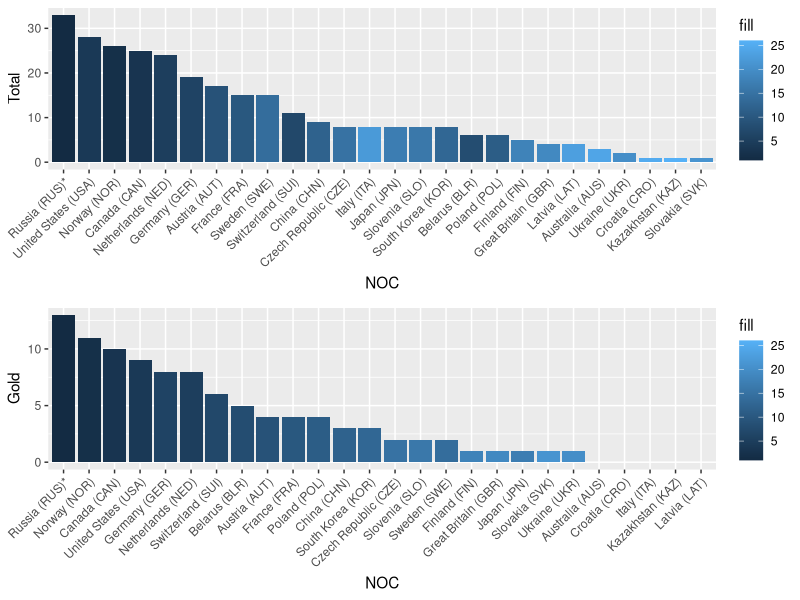
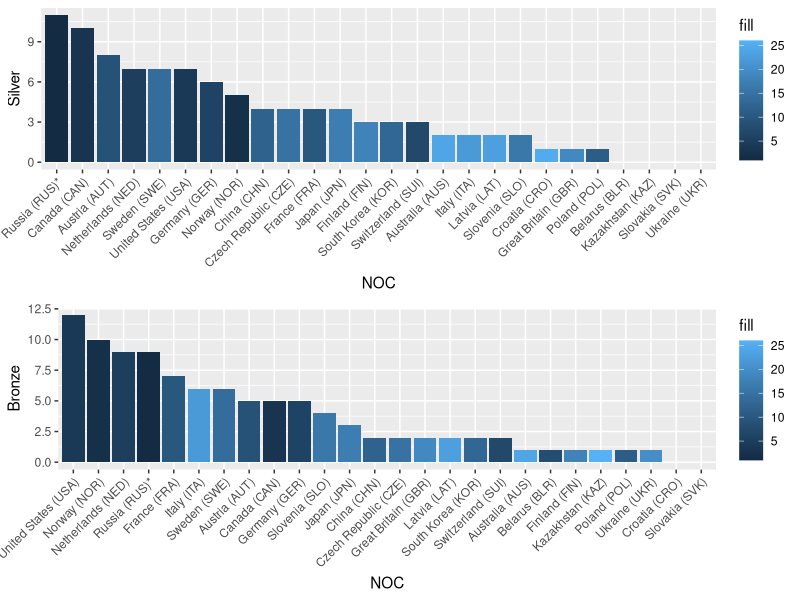

Reproduce these figures in R, in order.
## ---- chunk 1
library(dplyr)
library(ggplot2)
library(gridExtra)
## ---- chunk 2
winter <- read.csv("datasets_exam/winter_olympic.csv")
## ---- chunk 3
head(winter)
## ---- chunk 4
colnames(winter)
## ---- chunk 5
dim(winter)
nrow(winter)
ncol(winter)
## ---- chunk 6
sort_total <- winter %>% arrange(Total, NOC)
head(sort_total)
## ---- chunk 7
print_stat <- function() {
    print(sum(is.na(sort_total)))
    print(summary(sort_total))
}
print_stat()

plot_desc <- function(
    x, y, fill=sort_total$Rank,
    x_label="NOC", y_label
){
    ggplot(sort_total, aes(reorder(x, -y, sum), y, fill=fill)) +
    geom_col() +
    scale_x_discrete(guide=guide_axis(angle=45)) +
    xlab(x_label) +
    ylab(y_label)
}
p_total <- plot_desc(
    sort_total$NOC,
    sort_total$Total,
    y_label="Total"
)
p_gold <- plot_desc(
    sort_total$NOC,
    sort_total$Gold,
    y_label="Gold"
)
p_silver <- plot_desc(
    sort_total$NOC,
    sort_total$Silver,
    y_label="Silver"
)
p_bronze <- plot_desc(
    sort_total$NOC,
    sort_total$Bronze,
    y_label="Bronze"
)
grid.arrange(p_total, p_gold, nrow=2)
grid.arrange(p_silver, p_bronze, nrow=2)
## ---- chunk 8
for (column in c("Gold", "Silver", "Bronze", "Total")) {
    print(
        paste(
            column,
            "-> median:",
            median(sort_total[[column]])
        )
    )
}
## ---- chunk 9
for (column in c("Gold", "Silver", "Bronze", "Total")) {
    print(
        paste(
            column,
            "-> mean:",
            mean(sort_total[[column]])
        )
    )
}
for (column in c("Gold", "Silver", "Bronze", "Total")) {
    print(
        paste(
            column,
            "-> total:",
            sum(sort_total[[column]])
        )
    )
}

## ---- chunk 10
winter_group_region <- winter %>%
    group_by(Region)

print("median:")
winter_group_region %>%
    summarise(
        median(Gold),
        median(Silver),
        median(Bronze),
        median(Total)
    )

print("mean:")
winter_group_region %>%
    summarise(
        mean(Gold),
        mean(Silver),
        mean(Bronze),
        mean(Total)
    )

print("total:")
winter_group_region %>%
    summarise(
        sum(Gold),
        sum(Silver),
        sum(Bronze),
        sum(Total)
    )
## ---- chunk 11
max_total_mean <- winter_group_region %>%
    summarise(mean_total = mean(Total)) %>%
    arrange(desc(mean_total)) %>%
    filter(row_number() == 1)
max_total_mean

region_max_total_mean <- max_total_mean$Region
print(
    paste(
        "Region with maximum mean total medals:",
        region_max_total_mean
    )
)
## ---- chunk 12
nb_countries_north_am <- nrow(
    winter %>%
        filter(Region == region_max_total_mean)
)

print(
    paste(
        "Number of countries in region",
        region_max_total_mean,
        ": ",
        nb_countries_north_am
    )
)
## ---- chunk 13
nb_countries_eur <- nrow(
    winter %>%
        filter(Region == "EUROPE")
)

print(
    paste(
        "Number of countries in region EUROPE: ",
        nb_countries_eur
    )
)
## ---- chunk 14
max_nb_total <- winter %>%
    arrange(desc(Total)) %>%
    filter(row_number() == 1)

print(
    paste(
        "The maximum number of medals won is",
        max_nb_total$Total,
        "medals won by",
        max_nb_total$NOC
    )
)
